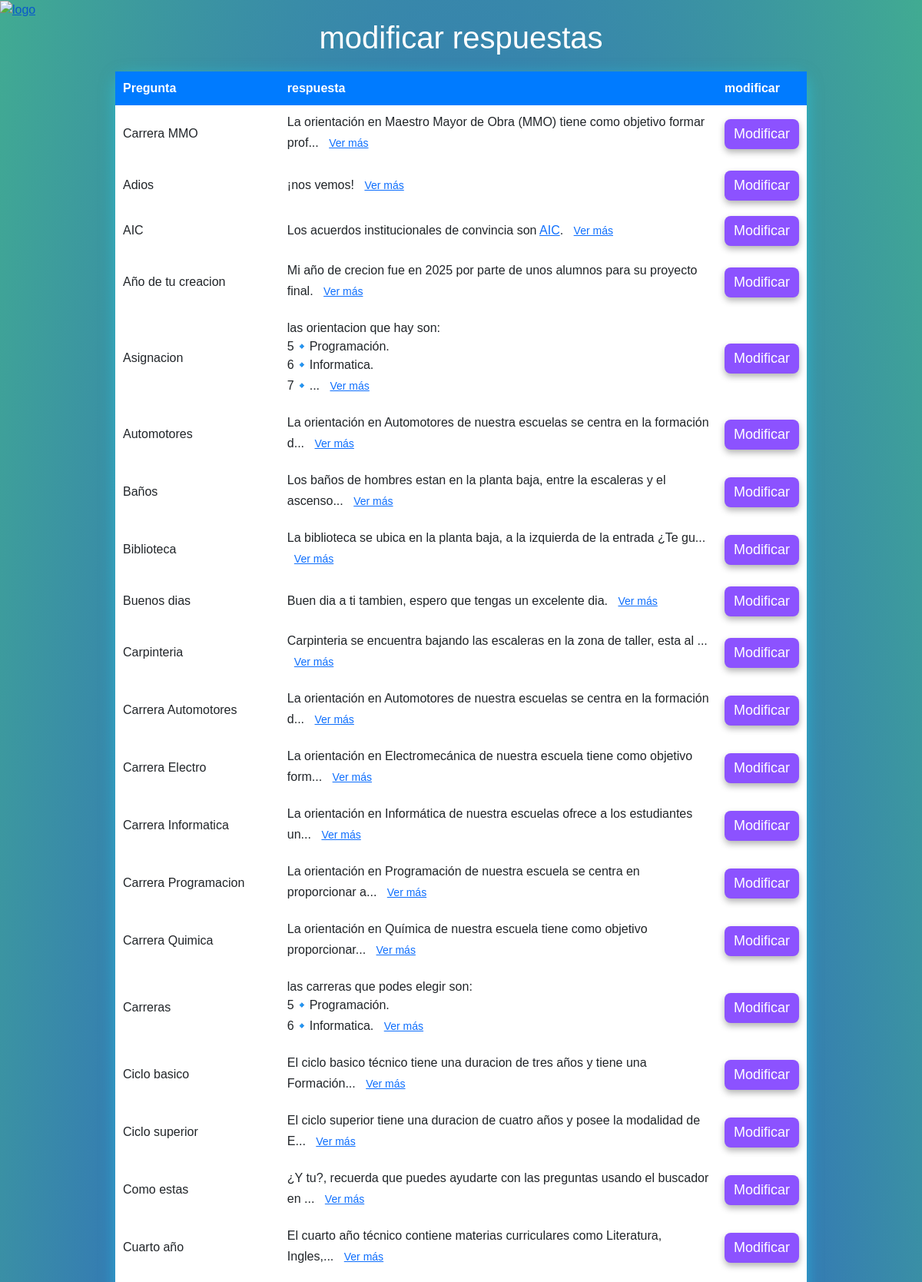
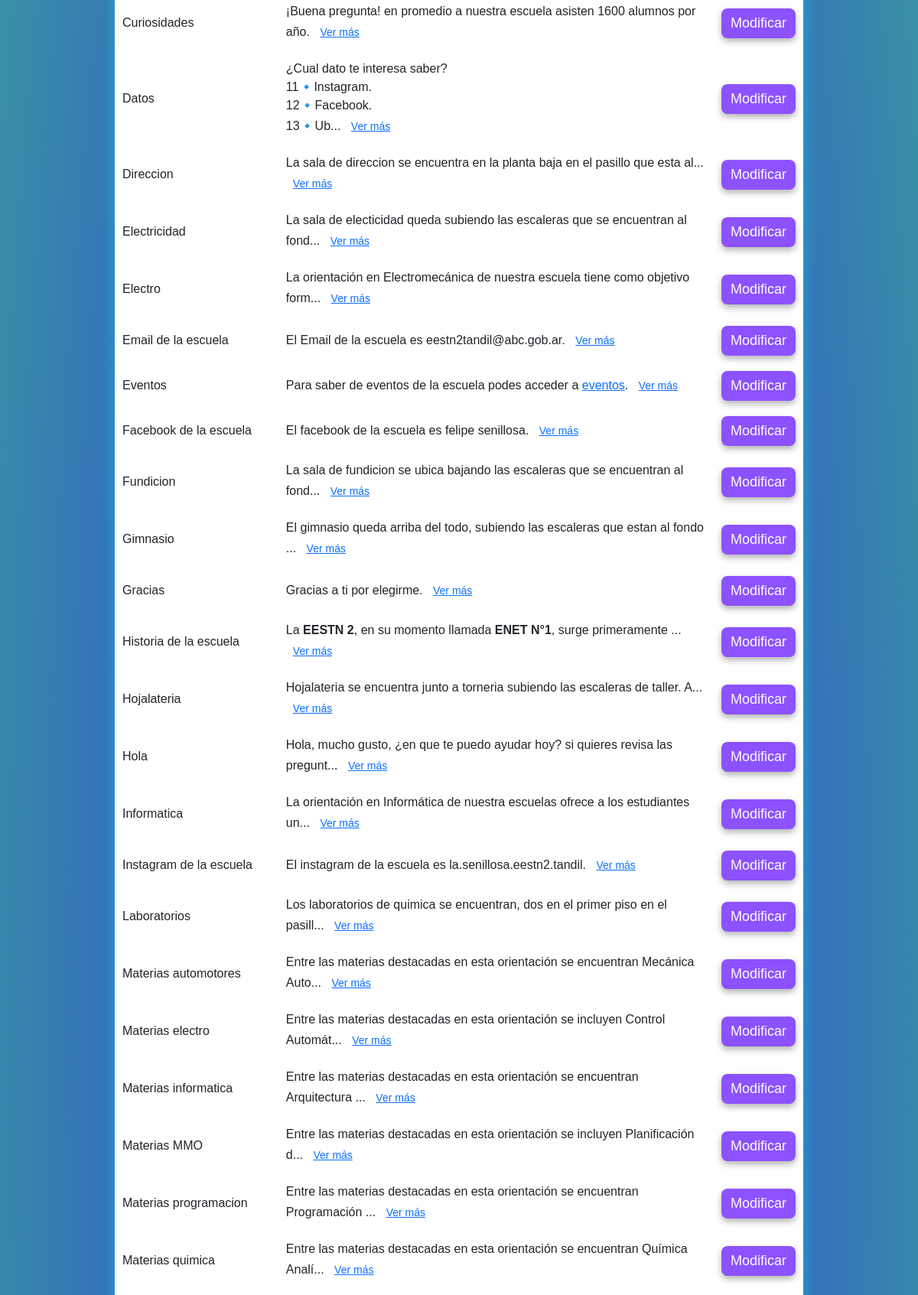
Page /todas_preguntas.php (upper part) on the committed database (2 pictures, top to bottom).
### tables this page shows
CREATE TABLE consultas (
    id_consulta INT PRIMARY KEY AUTO_INCREMENT,
    pregunta VARCHAR(255),
    titulo VARCHAR(255),
    respuesta VARCHAR(10000),
    contador INT,
    preg_contestada BOOLEAN
);

### todas_preguntas.php (the view, shortened to what this page needs)
<?php
include("conexion.php");
$sql = "SELECT id_consulta, titulo, respuesta FROM consultas WHERE preg_contestada = true ORDER BY titulo ASC ";
$resultado = $connPHP->query($sql);
?>
<!DOCTYPE html>
<html lang="es">
<head>
    <link href="https://cdn.jsdelivr.net/npm/bootstrap@5.3.3/dist/css/bootstrap.min.css" rel="stylesheet">
    <link rel="stylesheet" href="css/bootstrap.min.css">
    <link rel="stylesheet" href="css/diseño.css">
    <a href="chat.php">
        <img src="../otros/flecha.png" alt="logo" style="width:60px;">
    </a>
</head>
<body>
    <h1 style="text-align:center; color: white">modificar respuestas</h1>
    <table>
        <tr>
            <th>Pregunta</th>
            <th>respuesta</th>
            <th>modificar</th>
        </tr>
        <?php
        if ($resultado->num_rows > 0) {
            while ($fila = $resultado->fetch_assoc()) {
                echo "<tr>";
                echo "<td>" . ($fila["titulo"]) . "</td>";
                $respuestaCompleta = ($fila["respuesta"]);
                $resumen = (mb_strimwidth($fila["respuesta"], 0, 80, "..."));
                echo "<td>
                        <span class='resumen'>$resumen</span>
                        <span class='completa' style='display:none;'>$respuestaCompleta</span>
                        <button class='ver-mas btn btn-sm btn-link'>Ver más</button>
                    </td>";
                echo "<td>
                    <a href='modificar.php?id_consulta=" . $fila["id_consulta"] . "'>
                        <button type='button' class='btn-inicio'>Modificar</button>
                    </a>
                </td>";
            echo "</tr>";
            }
        } else {
            echo "<tr><td colspan='3'>no hay preguntas.</td></tr>";
        }
        ?>
    </table>
</body>
</html>

### css/diseño.css (style rules this page uses)
body { background: radial-gradient(ellipse, #212fe8, #41ab92); background-repeat: no-repeat; height: 100%; margin: 0; background-attachment: fixed; font-family: Arial, sans-serif; }
.btn-inicio, .btn-cerrar { background-color: #8c52ff !important; color: white !important; border: none; padding: 8px 12px; font-size: 18px; border-radius: 8px; cursor: pointer; opacity: 1 !important; box-shadow: 0 4px 8px rgba(0, 0, 0, 0.3); transition: background 0.3s ease, transform 0.2s ease; text-decoration: none; display: inline-block; }

### todas_preguntas.php (style rules this page uses)
body { background-color: #222; }
table { width: 80%; max-width: 900px; margin: 20px auto; border-collapse: collapse; background-color: #fff; border-radius: 15px; box-shadow: 0 6px 20px rgba(32, 221, 250, 0.5); }
th, td { padding: 10px; text-align: left; word-wrap: break-word; }
th { background-color: #007BFF; color: white; }
.btn-inicio { background-color: #007BFF; color: white; border: none; padding: 6px 12px; border-radius: 8px; cursor: pointer; }

### rows in the picture
consultas: titulo "Carrera MMO", respuesta "La orientación en Maestro Mayor de Obra (MMO) tiene como objetivo formar prof..."
consultas: titulo "Adios", respuesta "¡nos vemos!"
consultas: titulo "AIC", respuesta "Los acuerdos institucionales de convincia son", respuesta "AIC ."
consultas: titulo "Año de tu creacion", respuesta "Mi año de crecion fue en 2025 por parte de unos alumnos para su proyecto final."
consultas: titulo "Asignacion", respuesta "las orientacion que hay son: 5🔹Programación. 6🔹Informatica. 7🔹..."
consultas: titulo "Automotores", respuesta "La orientación en Automotores de nuestra escuelas se centra en la formación d..."
consultas: titulo "Baños", respuesta "Los baños de hombres estan en la planta baja, entre la escaleras y el ascenso..."
consultas: titulo "Biblioteca", respuesta "La biblioteca se ubica en la planta baja, a la izquierda de la entrada ¿Te gu..."
consultas: titulo "Buenos dias", respuesta "Buen dia a ti tambien, espero que tengas un excelente dia."
consultas: titulo "Carpinteria", respuesta "Carpinteria se encuentra bajando las escaleras en la zona de taller, esta al ..."
consultas: titulo "Carrera Automotores", respuesta "La orientación en Automotores de nuestra escuelas se centra en la formación d..."
consultas: titulo "Carrera Electro", respuesta "La orientación en Electromecánica de nuestra escuela tiene como objetivo form..."
consultas: titulo "Carrera Informatica", respuesta "La orientación en Informática de nuestra escuelas ofrece a los estudiantes un..."
consultas: titulo "Carrera Programacion", respuesta "La orientación en Programación de nuestra escuela se centra en proporcionar a..."
consultas: titulo "Carrera Quimica", respuesta "La orientación en Química de nuestra escuela tiene como objetivo proporcionar..."
consultas: titulo "Carreras", respuesta "las carreras que podes elegir son: 5🔹Programación. 6🔹Informatica."
consultas: titulo "Ciclo basico", respuesta "El ciclo basico técnico tiene una duracion de tres años y tiene una Formación..."
consultas: titulo "Ciclo superior", respuesta "El ciclo superior tiene una duracion de cuatro años y posee la modalidad de E..."
consultas: titulo "Como estas", respuesta "¿Y tu?, recuerda que puedes ayudarte con las preguntas usando el buscador en ..."
consultas: titulo "Cuarto año", respuesta "El cuarto año técnico contiene materias curriculares como Literatura, Ingles,..."
consultas: titulo "Curiosidades", respuesta "¡Buena pregunta! en promedio a nuestra escuela asisten 1600 alumnos por año."
consultas: titulo "Datos", respuesta "¿Cual dato te interesa saber? 11🔹Instagram. 12🔹Facebook. 13🔹Ub..."
consultas: titulo "Direccion", respuesta "La sala de direccion se encuentra en la planta baja en el pasillo que esta al..."
consultas: titulo "Electricidad", respuesta "La sala de electicidad queda subiendo las escaleras que se encuentran al fond..."
consultas: titulo "Electro", respuesta "La orientación en Electromecánica de nuestra escuela tiene como objetivo form..."
consultas: titulo "Email de la escuela", respuesta "El Email de la escuela es eestn2tandil@abc.gob.ar."
consultas: titulo "Eventos", respuesta "Para saber de eventos de la escuela podes acceder a", respuesta "eventos ."
consultas: titulo "Facebook de la escuela", respuesta "El facebook de la escuela es felipe senillosa."
consultas: titulo "Fundicion", respuesta "La sala de fundicion se ubica bajando las escaleras que se encuentran al fond..."
consultas: titulo "Gimnasio", respuesta "El gimnasio queda arriba del todo, subiendo las escaleras que estan al fondo ..."
consultas: titulo "Gracias", respuesta "Gracias a ti por elegirme."
consultas: titulo "Historia de la escuela", respuesta "La EESTN 2 , en su momento llamada ENET N°1 , surge primeramente ..."
consultas: titulo "Hojalateria", respuesta "Hojalateria se encuentra junto a torneria subiendo las escaleras de taller. A..."
consultas: titulo "Hola", respuesta "Hola, mucho gusto, ¿en que te puedo ayudar hoy? si quieres revisa las pregunt..."
consultas: titulo "Informatica", respuesta "La orientación en Informática de nuestra escuelas ofrece a los estudiantes un..."
consultas: titulo "Instagram de la escuela", respuesta "El instagram de la escuela es la.senillosa.eestn2.tandil."
consultas: titulo "Laboratorios", respuesta "Los laboratorios de quimica se encuentran, dos en el primer piso en el pasill..."
consultas: titulo "Materias automotores", respuesta "Entre las materias destacadas en esta orientación se encuentran Mecánica Auto..."
consultas: titulo "Materias electro", respuesta "Entre las materias destacadas en esta orientación se incluyen Control Automát..."
consultas: titulo "Materias informatica", respuesta "Entre las materias destacadas en esta orientación se encuentran Arquitectura ..."
consultas: titulo "Materias MMO", respuesta "Entre las materias destacadas en esta orientación se incluyen Planificación d..."
consultas: titulo "Materias programacion", respuesta "Entre las materias destacadas en esta orientación se encuentran Programación ..."
consultas: titulo "Materias quimica", respuesta "Entre las materias destacadas en esta orientación se encuentran Química Analí..."
